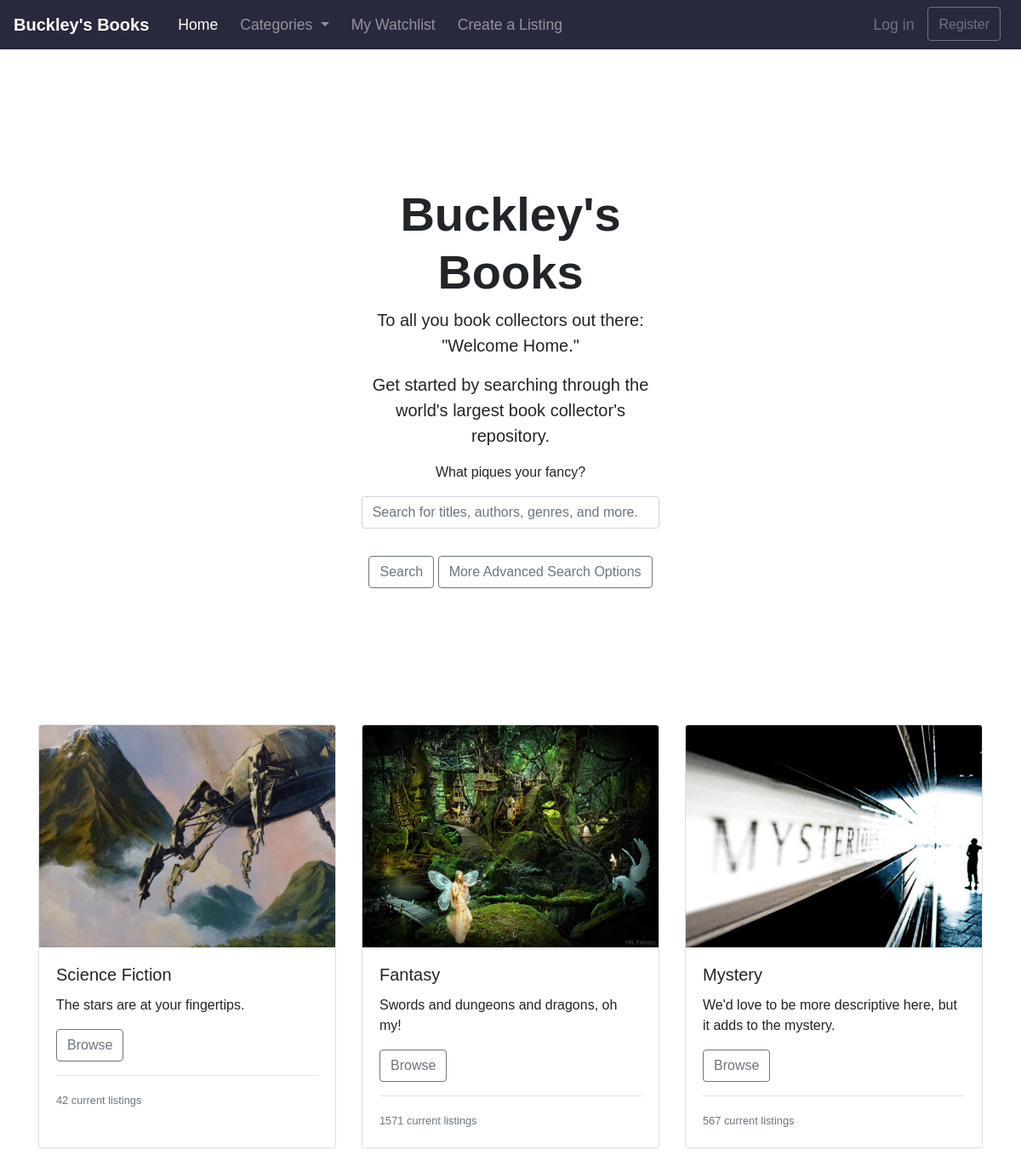
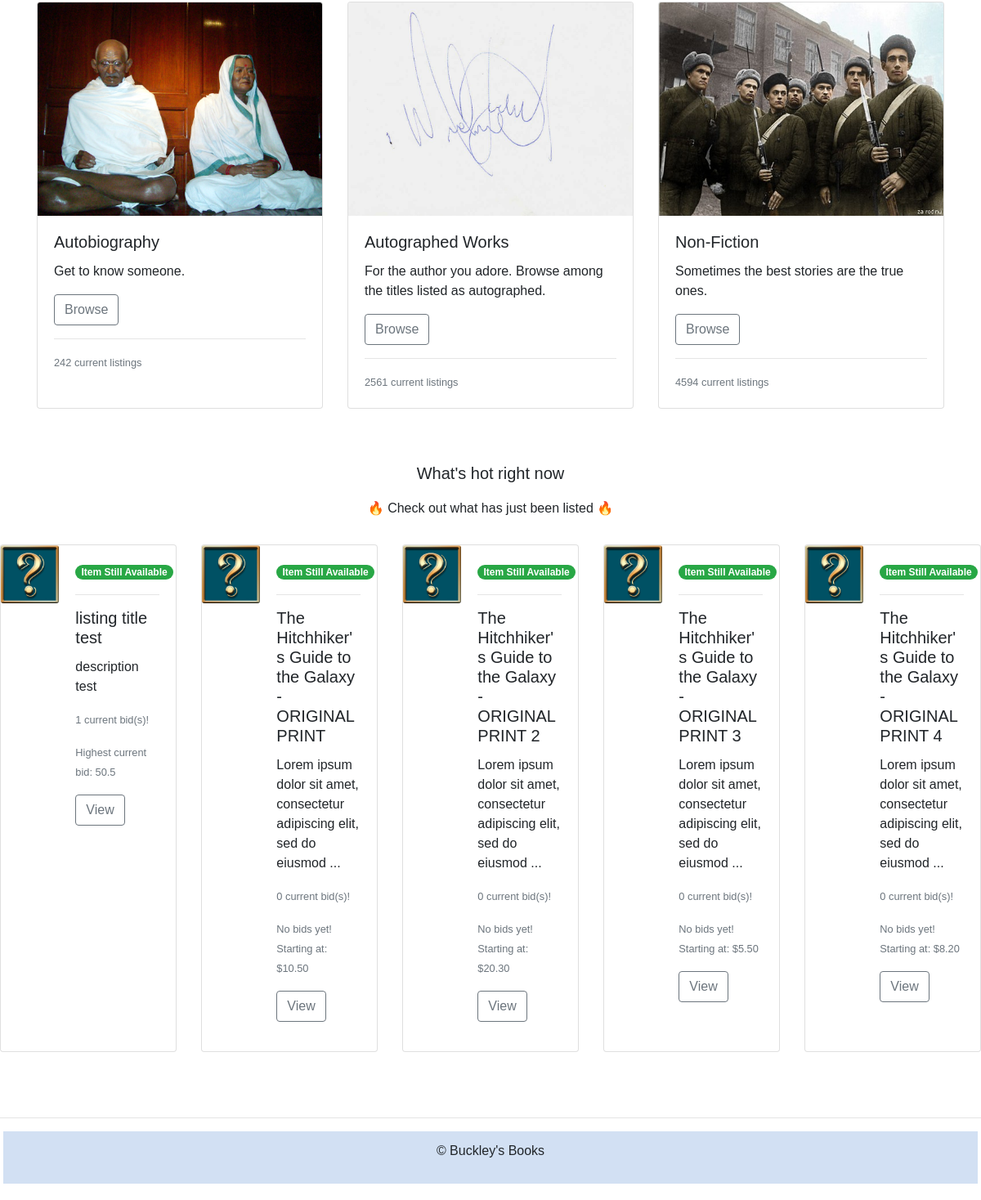
The page / on the database its author committed (2 pictures, top to bottom).
### auction/models.py (models this page shows)
class Item(db.Model):
    __tablename__='items'
    id = db.Column(db.Integer, primary_key=True)
    listing_title = db.Column(db.String(64), unique=True, index=True, nullable=False)
    book_title = db.Column(db.String(64), index=True, nullable=False)
    book_category = db.Column(db.Enum(BookCategory), index=True, nullable=False)
    autograph_status = db.Column(db.Enum(AutographStatus), index=True, nullable=False)
    book_condition = db.Column(db.Enum(BookCondition), index=True, nullable=False)
    author_name = db.Column(db.String(64), index=True, nullable=False)
    book_ISBN = db.Column(db.String(64), index=True)
    listing_description = db.Column(db.String(500), nullable=False)
    starting_bid = db.Column(db.Float(2), default=0.01)
    item_status = db.Column(db.String(6), default='Open')
    item_datetime = db.Column(db.DateTime, default=datetime.now())
    user_id = db.Column(db.Integer, db.ForeignKey('users.id'))
    bids = db.relationship('Bid', backref='item')
    wishes = db.relationship('Wish', backref='item')
    images = db.relationship('Image', backref='item')

### auction/views.py (the view)
@bp.route('/')
def index():
    items_info = db.session.query(Item,func.count(Bid.id),func.max(Bid.bid_price)).\
        outerjoin(Bid,Item.id==Bid.item_id).\
        order_by(Item.item_datetime.desc()).\
        group_by(Item.id).limit(5).all()
    return render_template('index.html', items = items_info)

### auction/templates/index.html (shortened to what this page needs)
{% extends "base.html" %}
{% import "bootstrap/wtf.html" as wtf %}
{% block content %}
<div class="position-relative overflow-hidden p-3 p-md-5 m-md-3 text-center bg-light22">
  <div class="col-md-5 p-lg-5 mx-auto my-5">
    <h1 class="display-4 font-weight-normal"><b>Buckley's Books</b></h1>
    <p class="lead font-weight-normal">To all you book collectors out there: "Welcome Home."</p>
    <p class="lead font-weight-normal">Get started by searching through the world's largest book collector's
      repository.</p>
    <p>What piques your fancy?</p>
    <div class="md-form active-cyan active-cyan-2 mb-2">
      <input class="form-control" type="text" placeholder="Search for titles, authors, genres, and more."
        aria-label="Search">
    </div>
    <br>
    <a class="btn btn-outline-secondary" href="#">Search</a>
    <a class="btn btn-outline-secondary" href="#">More Advanced Search Options</a>
  </div>
</div>
<div class="container">
  <div class="row">
    <div class="col-md-12">
      <div class="card-deck">
        <div class="card">
          <img class="card-img-top" src="../static/sciencefiction.jpg" alt="Science Fiction">
          <div class="card-body">
            <h5 class="card-title">Science Fiction</h5>
            <p class="card-text">The stars are at your fingertips.</p>
            <a class="btn btn-outline-secondary" href="#"role=" button">Browse</a>
            <hr>
            <p class="card-text"><small class="text-muted">42 current listings</small></p>
          </div>
        </div>
        <div class="card">
          <img class="card-img-top" src="../static/fantasy.jpg" alt="Fantasy" width="348" height="261">
          <div class="card-body">
            <h5 class="card-title">Fantasy</h5>
            <p class="card-text">Swords and dungeons and dragons, oh my!</p>
            <a class="btn btn-outline-secondary" href="#"role=" button">Browse</a>
            <hr>
            <p class="card-text"><small class="text-muted">1571 current listings</small></p>
          </div>
        </div>
        <div class="card">
          <img class="card-img-top" src="../static/mystery.jpg" alt="Mystery" width="348" height="261">
          <div class="card-body">
            <h5 class="card-title">Mystery</h5>
            <p class="card-text">We'd love to be more descriptive here, but it adds to the mystery.</p>
            <a class="btn btn-outline-secondary" href="#"role=" button">Browse</a>
            <hr>
            <p class="card-text"><small class="text-muted">567 current listings</small></p>
          </div>
        </div>
      </div>
    </div>
  </div>
  <br>
  <div class="row">
    <div class="col-md-12">
      <div class="card-deck">
        <div class="card">
          <img class="card-img-top" src="../static/mahatma.jpg" alt="Autobiography" width="348"
            height="261">
          <div class="card-body">
            <h5 class="card-title">Autobiography</h5>
            <p class="card-text">Get to know someone.</p>
            <a class="btn btn-outline-secondary" href="#"role=" button">Browse</a>
            <hr>
            <p class="card-text"><small class="text-muted">242 current listings</small></p>
          </div>
        </div>
        <div class="card">
          <img class="card-img-top" src="../static/autograph.jpg" alt="Auographed Works" width="348" height="261">
          <div class="card-body">
            <h5 class="card-title">Autographed Works</h5>
            <p class="card-text">For the author you adore. Browse among the titles listed as autographed.</p>
            <a class="btn btn-outline-secondary" href="#"role=" button">Browse</a>
            <hr>
            <p class="card-text"><small class="text-muted">2561 current listings</small></p>
          </div>
        </div>
        <div class="card">
          <img class="card-img-top" src="../static/nonfiction.jpg" alt="Non-Fiction" width="348"
            height="261">
          <div class="card-body">
            <h5 class="card-title">Non-Fiction</h5>
            <p class="card-text">Sometimes the best stories are the true ones.</p>
            <a class="btn btn-outline-secondary" href="#"role=" button">Browse</a>
            <hr>
            <p class="card-text"><small class="text-muted">4594 current listings</small></p>
          </div>
        </div>
      </div>
    </div>
  </div>
</div>
{% if items %}
<div class="album py-5 bg-light22">
  <div class="container">
    <div class="position-relative overflow-hidden p-5 p-md-1 m-md-1 text-center bg-light22">
      <div class="col-md-5 p-lg-1 mx-auto my-1">
        <p class="lead font-weight-normal">What's hot right now</p>
        <p>🔥 Check out what has just been listed 🔥</p>
      </div>
    </div>
  </div>
  <div class="row">
{% for item,num_bids,highest_bid in items %}
    <div class="col-sm">
      <div class="card mb-3 h-100" style="max-width: 540px;">
        <div class="row no-gutters">
          <div class="col-md-4">
            <img src="../static/placeholder.jpg" class="card-img"
              alt="Novel cover image">
          </div>
          <div class="col-md-8">
            <div class="card-body">
              {% if item.item_status == 'Open' %}
              <span class="badge badge-pill badge-success">Item Still Available</span>
              {% else %}
              <span class="badge badge-pill badge-danger">Auction Closed</span>
              {% endif %}
              <hr>
              <h5 class="card-title">{{item.listing_title}}</h5>
              <p class="card-text">{{item.listing_description|truncate(75, true, '...')}}</p>
              <p class="card-text"><small class="text-muted">{{num_bids}} current bid(s)!</small></p>
              <p class="card-text"><small class="text-muted">{% if highest_bid %}Highest current bid: {{highest_bid}} {% else %} No bids yet! Starting at: {{"$%.2f"|format(item.starting_bid)}} {% endif %}</small></p>
              <a class="btn btn-outline-secondary" href="{{url_for('item.show', id=item.id)}}"role="button">View</a>
            </div>
          </div>
        </div>
      </div>
    </div>
      {% endfor %}
    </div>
{% endif %}
  </div>
  {% endblock %}

### auction/templates/base.html (shortened to what this page needs)
<!doctype html>
<html lang="en">
<head>
    <link rel="stylesheet" href="../static/mystyle.css">
    <link rel="stylesheet" href="https://stackpath.bootstrapcdn.com/bootstrap/4.5.2/css/bootstrap.min.css"
>
</head>
<body>
    <header>
        <nav class="navbar navbar-expand-lg navbar-dark bg-dark2">
            <a class="navbar-brand" href="{{url_for('main.index')}}"><b>Buckley's Books</b></a>
            {% if current_user.is_authenticated==False %}
            <div class="d-flex order-lg-1 ml-auto pr-2">
                <a class="nav-link text-center text-secondary" id="loginBtn" href="{{ url_for('auth.login') }}">Log
                    in</a>
                <form action="{{ url_for('auth.register') }}">
                    <input class="btn btn-outline-secondary pt-2 d-none d-lg-block" type="submit" value="Register" />
                </form>
            </div>
            {% endif %}
            <div class="collapse navbar-collapse" id="navbarNavDropdown">
                <ul class="navbar-nav mr-auto">
                    <li class="nav-item active">
                        <a class="nav-link" href="{{url_for('main.index')}}">Home</a>
                    </li>
                    <li class="nav-item dropdown">
                        <a class="nav-link dropdown-toggle" href="#" id="navbarDropdownMenuLink" data-toggle="dropdown"
                            aria-haspopup="true" aria-expanded="false">
                            Categories
                        </a>
                    </li>
                    <li class="nav-item">
                        <a class="nav-link" href="{{url_for('main.wishlist')}}">My Watchlist</a>
                    </li>
                    <li class="nav-item">
                        <a class="nav-link" href="{{url_for('item.create')}}">Create a Listing</a>
                    </li>
                </ul>
            </div>
        </nav>
    </header>
    {% block content %}
    {% endblock %}
    <footer class="footer mt-auto py-3">
        <hr>
        <div class="position-relative overflow-hidden p-1 p-md-1 m-md-1 text-center bg-light2">
            <div class="col-md-5 p-lg-1 mx-auto my-1">
                <p>&copy; Buckley's Books
                </p>
            </div>
        </div>
    </footer>
</body>
</html>

### auction/static/mystyle.css (style rules this page uses)
.bg-light2 { background-color: rgb(210, 224, 243) !important; }
.bg-dark2 { background-color: rgb(41, 41, 61) !important; }
* { font-family: 'Trebuchet MS', 'Lucida Sans Unicode', 'Lucida Grande', 'Lucida Sans', Arial, sans-serif; }
.navbar { padding:0.9rem; }
.navbar-nav li { padding-left: 10px; }
.nav-link { font-size: 1.1em !important; }
html,body { width: 100%; height: 100%; margin: 0px; padding: 0px; overflow-x: hidden; }

### rows shown on the page
Item: item_status "Item Still Available", listing_title "listing title test", listing_description "description test", id "1", highest_bid "50.5"
Item: item_status "Item Still Available", listing_title "The Hitchhiker's Guide to the Galaxy - ORIGINAL PRINT", listing_description "Lorem ipsum dolor sit amet, consectetur adipiscing elit, sed do eiusmod ...", num_bids "0", starting_bid "$10.50"
Item: item_status "Item Still Available", listing_title "The Hitchhiker's Guide to the Galaxy - ORIGINAL PRINT 2", listing_description "Lorem ipsum dolor sit amet, consectetur adipiscing elit, sed do eiusmod ...", num_bids "0", starting_bid "$20.30"
Item: item_status "Item Still Available", listing_title "The Hitchhiker's Guide to the Galaxy - ORIGINAL PRINT 3", listing_description "Lorem ipsum dolor sit amet, consectetur adipiscing elit, sed do eiusmod ...", num_bids "0", starting_bid "$5.50"
Item: item_status "Item Still Available", listing_title "The Hitchhiker's Guide to the Galaxy - ORIGINAL PRINT 4", listing_description "Lorem ipsum dolor sit amet, consectetur adipiscing elit, sed do eiusmod ...", num_bids "0", starting_bid "$8.20"
